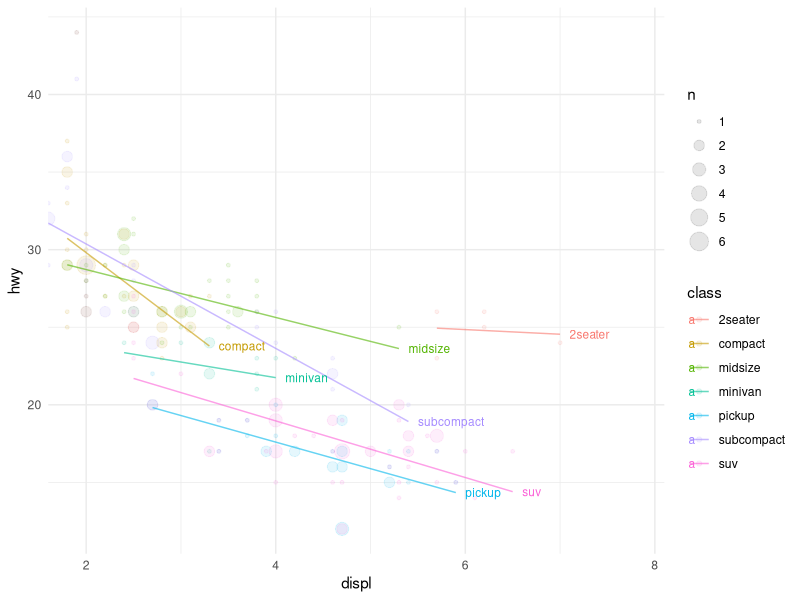
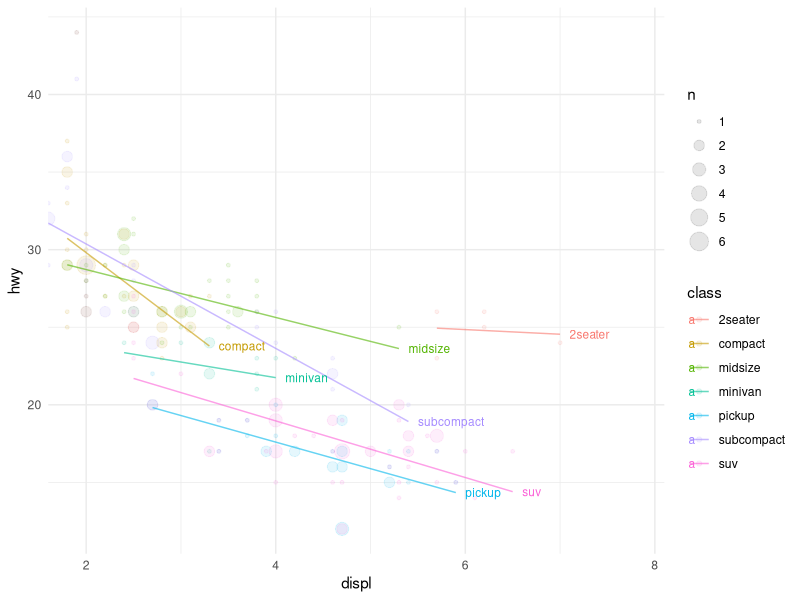

Write the R code that produced these figures, in order.
library(tidyverse)
library(broom)

mpg |>
  ggplot(aes(displ, hwy, colour = class, label = class)) +
  geom_count(alpha = 0.1) +
  stat_smooth(alpha = 0.6, method = lm, geom = "line", se = FALSE) +
  geom_text(
    aes(y = .fitted), size = 3, hjust = 0, nudge_x = 0.1,
    data = ~{
      nest_by(.x, class) |>
        summarize(broom::augment(lm(hwy ~ displ, data = data))) |>
        slice_max(order_by = displ, n = 1)
    }
  ) +
  scale_x_continuous(expand = expansion(add = c(0, 1))) +
  theme_minimal()


# OR make a function
#' @examples
#' last_lm_points(df = mpg, formula = hwy~displ, group = class)
last_lm_points <- function(df, formula, group) {
  # df <- mpg; formula <- as.formula(hwy~displ); group <- as.symbol("class");
  x_arg <- formula[[3]]
  df |> 
    nest_by({{group}}) |> 
    summarize(broom::augment(lm(formula, data = data))) |>
    slice_max(order_by = get(x_arg), n = 1)
}

mpg |>
  ggplot(aes(displ, hwy, colour = class, label = class)) +
  geom_count(alpha = 0.1) +
  stat_smooth(alpha = 0.6, method = lm, geom = "line", se = FALSE) +
  geom_text(
    aes(y = .fitted), size = 3, hjust = 0, nudge_x = 0.1,
    data = ~last_lm_points(.x, hwy~displ, class)
  ) +
  scale_x_continuous(expand = expansion(add = c(0, 1))) +
  theme_minimal()
